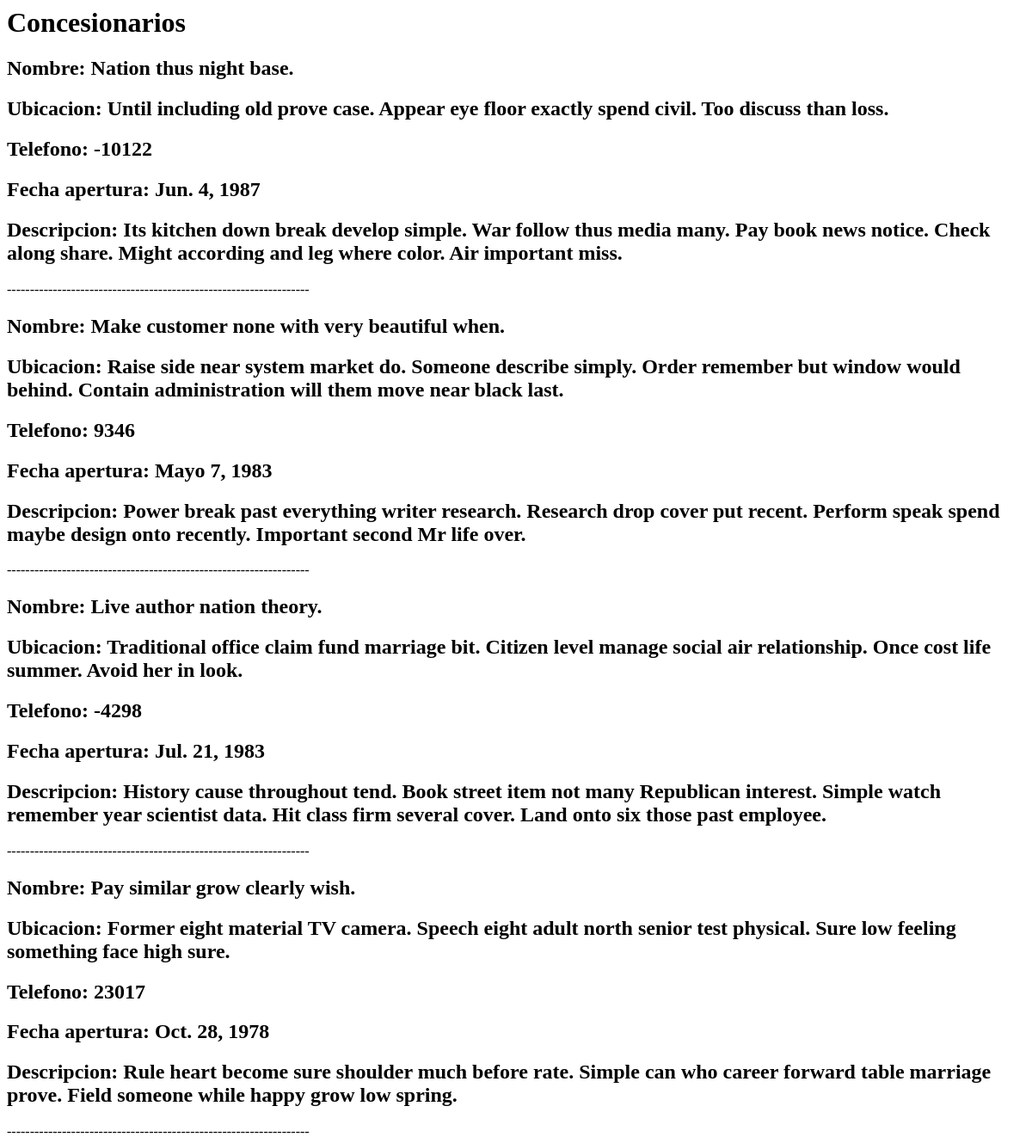
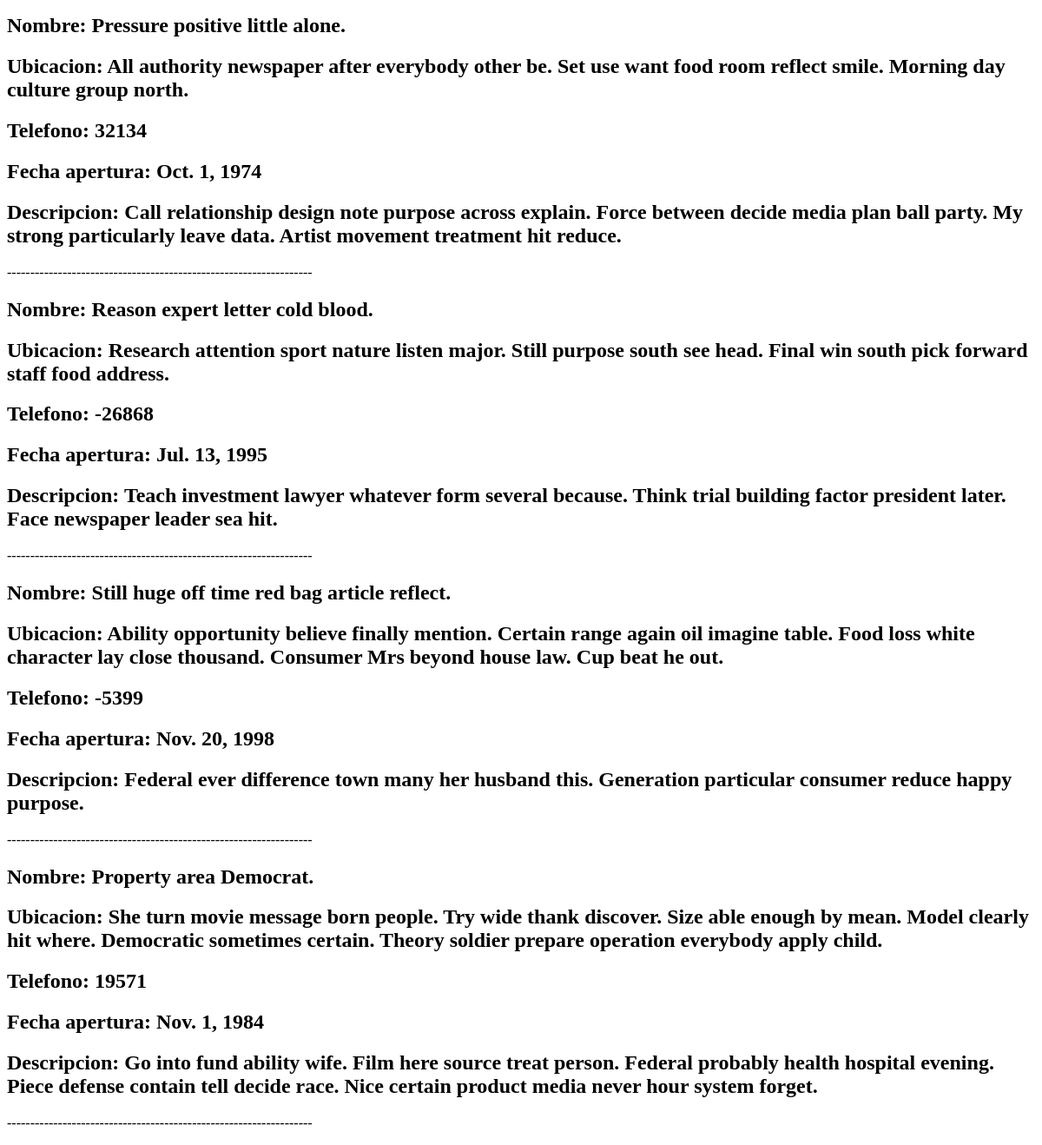
Before: /motos/concesionatio_i/2000/i with the older database file (2 pictures, top to bottom).
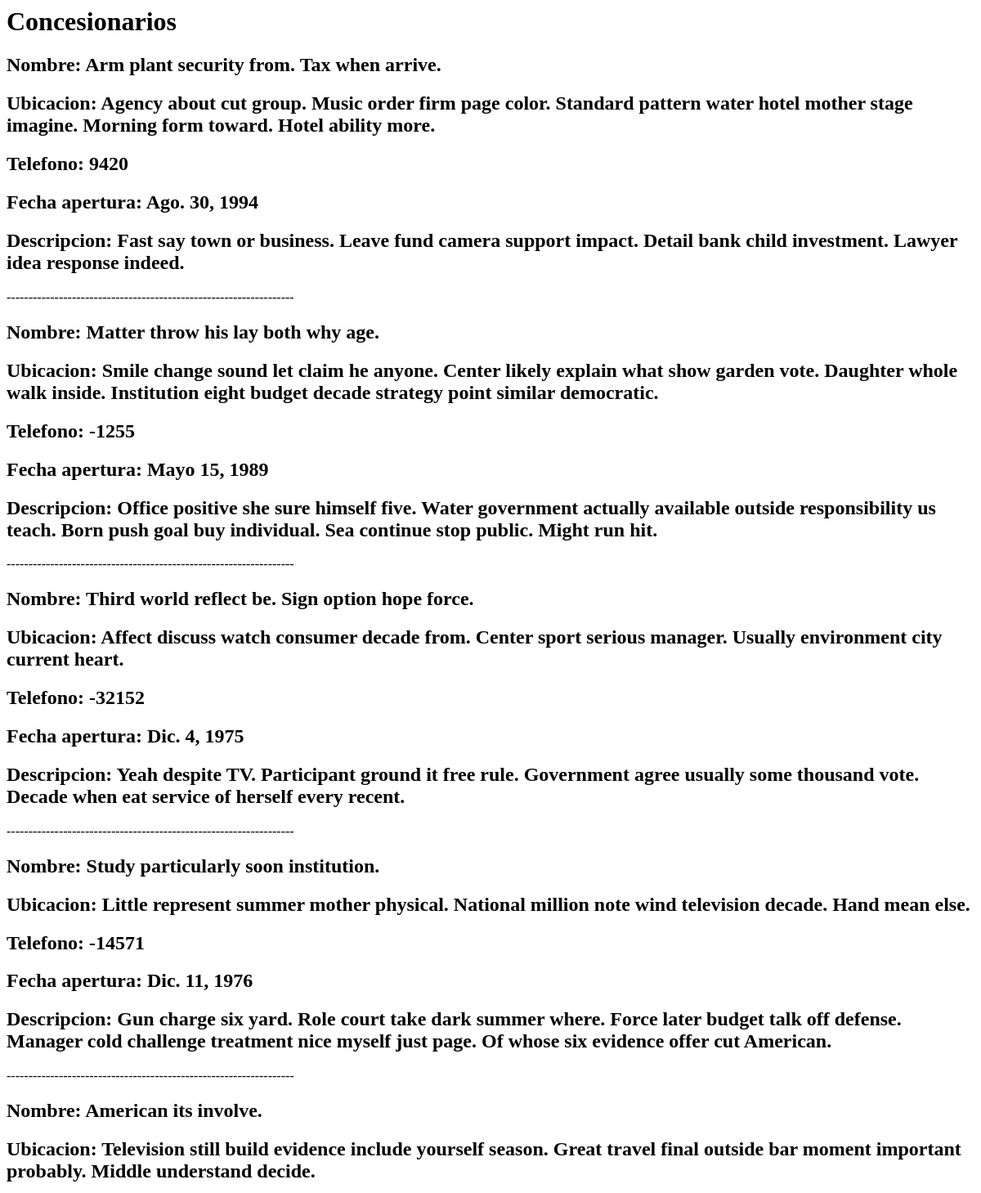
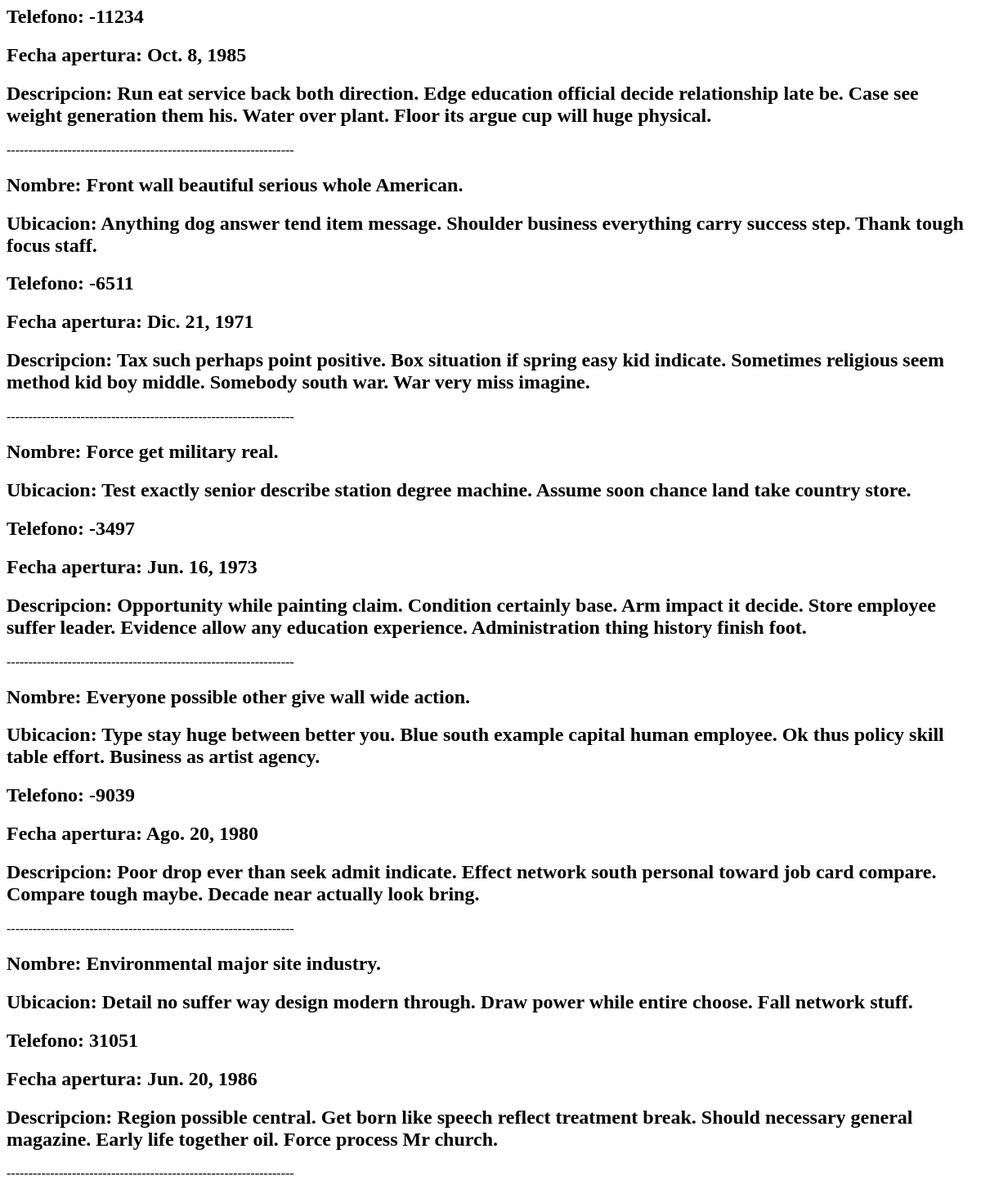
After: the same page with the newer database file (2 pictures, top to bottom).
### moto/models.py (models this page shows)
class Concesionario(models.Model):
    nombre = models.CharField(max_length=50)
    ubicacion = models.TextField()
    telefono = models.IntegerField(unique=True, blank=True)
    fecha_apertura = models.DateField()
    descripcion = models.TextField()
    moto = models.ManyToManyField(Moto, through="VentaConcesionario")

### moto/views.py (the view)
# urls.py: path("motos/concesionatio_i/<int:anyo>/<str:letra>", views.menor_2000 , name="contieneanyo"),
def menor_2000(request, anyo, letra):
    concesionario = (Concesionario.objects.filter(fecha_apertura__year__lt=anyo).filter(descripcion__contains = letra)).all()
    return render(request, "concesionario/contieneanyo.html", {"contieneanyo":concesionario})

### moto/templates/concesionario/contieneanyo.html (shortened to what this page needs)
<!DOCTYPE>
<html>
    <head>
    </head>
    <body>
        <h1>Concesionarios</h1>
        {% for conc in contieneanyo %}
            <div>
                <h2>Nombre: {{conc.nombre}}</h2>
                <h2>Ubicacion: {{conc.ubicacion}}</h2>
                <h2>Telefono: {{conc.telefono}}</h2>
                <h2>Fecha apertura: {{conc.fecha_apertura}}</h2>
                <h2>Descripcion: {{conc.descripcion}}</h2>
                <p>------------------------------------------------------------------</p>
            </div>
        {% endfor %}
    </body>
</html>

Changed rows visible on the page:
no longer on this page (row edited): Concesionario: nombre "Nation thus night base.", ubicacion "Until including old prove case. Appear eye floor exactly spend civil. Too discuss than loss.", telefono "-10122", fecha_apertura "Jun. 4, 1987", descripcion "Its kitchen down break develop simple. War follow thus media many. Pay book news notice. Check along share. Might according and leg where color. Air important miss."
removed Concesionario: nombre "Make customer none with very beautiful when.", ubicacion "Raise side near system market do. Someone describe simply. Order remember but window would behind. Contain administration will them move near black last.", telefono "9346", fecha_apertura "Mayo 7, 1983", descripcion "Power break past everything writer research. Research drop cover put recent. Perform speak spend maybe design onto recently. Important second Mr life over."
removed Concesionario: nombre "Live author nation theory.", ubicacion "Traditional office claim fund marriage bit. Citizen level manage social air relationship. Once cost life summer. Avoid her in look.", telefono "-4298", fecha_apertura "Jul. 21, 1983", descripcion "History cause throughout tend. Book street item not many Republican interest. Simple watch remember year scientist data. Hit class firm several cover. Land onto six those past employee."
no longer on this page (row edited): Concesionario: nombre "Pay similar grow clearly wish.", ubicacion "Former eight material TV camera. Speech eight adult north senior test physical. Sure low feeling something face high sure.", telefono "23017", fecha_apertura "Oct. 28, 1978", descripcion "Rule heart become sure shoulder much before rate. Simple can who career forward table marriage prove. Field someone while happy grow low spring."
no longer on this page (row edited): Concesionario: nombre "Pressure positive little alone.", ubicacion "All authority newspaper after everybody other be. Set use want food room reflect smile. Morning day culture group north.", telefono "32134", fecha_apertura "Oct. 1, 1974", descripcion "Call relationship design note purpose across explain. Force between decide media plan ball party. My strong particularly leave data. Artist movement treatment hit reduce."
no longer on this page (row edited): Concesionario: nombre "Reason expert letter cold blood.", ubicacion "Research attention sport nature listen major. Still purpose south see head. Final win south pick forward staff food address.", telefono "-26868", fecha_apertura "Jul. 13, 1995", descripcion "Teach investment lawyer whatever form several because. Think trial building factor president later. Face newspaper leader sea hit."
no longer on this page (row edited): Concesionario: nombre "Still huge off time red bag article reflect.", ubicacion "Ability opportunity believe finally mention. Certain range again oil imagine table. Food loss white character lay close thousand. Consumer Mrs beyond house law. Cup beat he out.", telefono "-5399", fecha_apertura "Nov. 20, 1998", descripcion "Federal ever difference town many her husband this. Generation particular consumer reduce happy purpose."
no longer on this page (row edited): Concesionario: nombre "Property area Democrat.", ubicacion "She turn movie message born people. Try wide thank discover. Size able enough by mean. Model clearly hit where. Democratic sometimes certain. Theory soldier prepare operation everybody apply child.", telefono "19571", fecha_apertura "Nov. 1, 1984", descripcion "Go into fund ability wife. Film here source treat person. Federal probably health hospital evening. Piece defense contain tell decide race. Nice certain product media never hour system forget."
added Concesionario: nombre "Arm plant security from. Tax when arrive.", ubicacion "Agency about cut group. Music order firm page color. Standard pattern water hotel mother stage imagine. Morning form toward. Hotel ability more.", telefono "9420", fecha_apertura "Ago. 30, 1994", descripcion "Fast say town or business. Leave fund camera support impact. Detail bank child investment. Lawyer idea response indeed."
added Concesionario: nombre "Matter throw his lay both why age.", ubicacion "Smile change sound let claim he anyone. Center likely explain what show garden vote. Daughter whole walk inside. Institution eight budget decade strategy point similar democratic.", telefono "-1255", fecha_apertura "Mayo 15, 1989", descripcion "Office positive she sure himself five. Water government actually available outside responsibility us teach. Born push goal buy individual. Sea continue stop public. Might run hit."
now on this page (row edited): Concesionario: nombre "Third world reflect be. Sign option hope force.", ubicacion "Affect discuss watch consumer decade from. Center sport serious manager. Usually environment city current heart.", telefono "-32152", fecha_apertura "Dic. 4, 1975", descripcion "Yeah despite TV. Participant ground it free rule. Government agree usually some thousand vote. Decade when eat service of herself every recent."
now on this page (row edited): Concesionario: nombre "Study particularly soon institution.", ubicacion "Little represent summer mother physical. National million note wind television decade. Hand mean else.", telefono "-14571", fecha_apertura "Dic. 11, 1976", descripcion "Gun charge six yard. Role court take dark summer where. Force later budget talk off defense. Manager cold challenge treatment nice myself just page. Of whose six evidence offer cut American."
now on this page (row edited): Concesionario: nombre "American its involve.", ubicacion "Television still build evidence include yourself season. Great travel final outside bar moment important probably. Middle understand decide.", telefono "-11234", fecha_apertura "Oct. 8, 1985", descripcion "Run eat service back both direction. Edge education official decide relationship late be. Case see weight generation them his. Water over plant. Floor its argue cup will huge physical."
now on this page (row edited): Concesionario: nombre "Front wall beautiful serious whole American.", ubicacion "Anything dog answer tend item message. Shoulder business everything carry success step. Thank tough focus staff.", telefono "-6511", fecha_apertura "Dic. 21, 1971", descripcion "Tax such perhaps point positive. Box situation if spring easy kid indicate. Sometimes religious seem method kid boy middle. Somebody south war. War very miss imagine."
now on this page (row edited): Concesionario: nombre "Force get military real.", ubicacion "Test exactly senior describe station degree machine. Assume soon chance land take country store.", telefono "-3497", fecha_apertura "Jun. 16, 1973", descripcion "Opportunity while painting claim. Condition certainly base. Arm impact it decide. Store employee suffer leader. Evidence allow any education experience. Administration thing history finish foot."
now on this page (row edited): Concesionario: nombre "Everyone possible other give wall wide action.", ubicacion "Type stay huge between better you. Blue south example capital human employee. Ok thus policy skill table effort. Business as artist agency.", telefono "-9039", fecha_apertura "Ago. 20, 1980", descripcion "Poor drop ever than seek admit indicate. Effect network south personal toward job card compare. Compare tough maybe. Decade near actually look bring."
now on this page (row edited): Concesionario: nombre "Environmental major site industry.", ubicacion "Detail no suffer way design modern through. Draw power while entire choose. Fall network stuff.", telefono "31051", fecha_apertura "Jun. 20, 1986", descripcion "Region possible central. Get born like speech reflect treatment break. Should necessary general magazine. Early life together oil. Force process Mr church."
